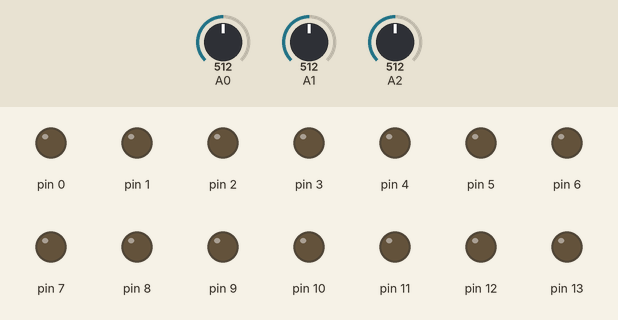
Recording of a sketch running on a simulated Arduino Uno, built with avr-gcc and run on an emulated ATmega328P. Shown: output pins drawn as LEDs (lit = HIGH). The test bench sets the inputs (shaded band); at power-on: A0 = 512, A1 = 512, A2 = 512. The local clock reads 2024-03-15 10:24:30 at power-on unless the sketch sets it.

Above: at 0.1 s.
At 1.1 s:
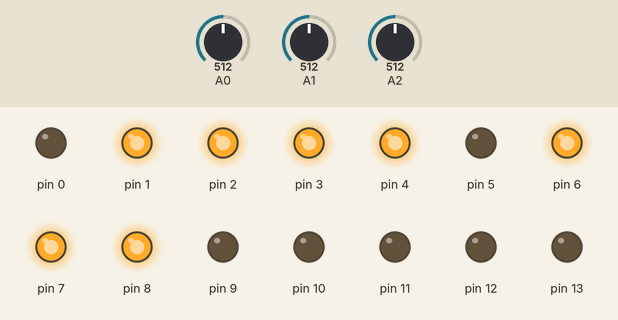
At 3.1 s:
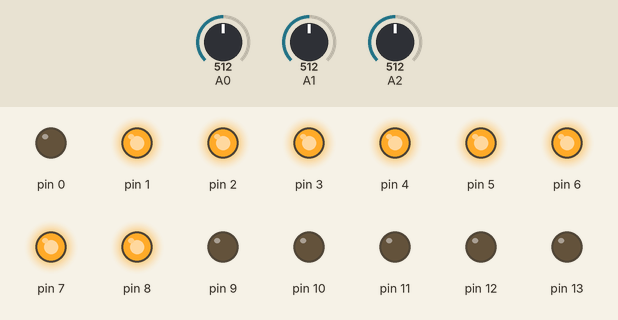
Timing chart, 0 to 4.6 s (numbered marks = the images above):
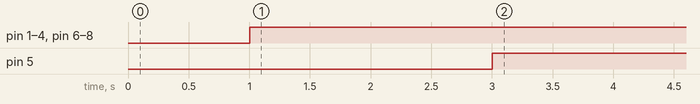

Measured:
- by itself, pin 1–4, pin 6–8: LOW → HIGH at 1.0 s
- by itself, pin 5: LOW → HIGH at 3.0 s

The sketch:

seteInicial.ino
```cpp
#include <RTClib.h>   // incluye libreria para el manejo del modulo RTC
RTC_DS3231 rtc;     // crea objeto del tipo RTC_DS3231
/*Para el relay primera pata positivo segunda va al arduino y tercera al negativo, la referencia es (- + s)*/
void setup() {
    pinMode(0, OUTPUT);
    pinMode(1, OUTPUT);
    pinMode(2, OUTPUT);
    pinMode(3, OUTPUT);
    pinMode(4, OUTPUT);
    pinMode(5, OUTPUT);
    pinMode(6, OUTPUT);
    pinMode(7, OUTPUT);
    pinMode(8, OUTPUT);
    pinMode(9, OUTPUT);
    pinMode(10, OUTPUT);
    pinMode(11, OUTPUT);
    pinMode(12, OUTPUT);
    pinMode(13, OUTPUT);
    //Serial.begin(9600);    // inicializa comunicacion serie a 9600 bps PARA TIEMPO
     if (! rtc.begin()) {       // si falla la inicializacion del modulo
     while (1);         // bucle infinito que detiene ejecucion del programa
     }
    //rtc.adjust(DateTime(__DATE__, __TIME__));
    //Serial.begin(115200);/*Para medir humedad*/
}

void loop() {
  delay(1000);
  DateTime fecha = rtc.now();
  int hora = fecha.hour();
  //logTiempo();
  if(hora > 7 && hora < 20){
    prenderLedAmarilla(1);
    prenderExtractor(1);
    prenderLedVioleta(1);
    prenderLedBlanca(1);
  }else{
    prenderLedAmarilla(0);
    prenderExtractor(0);
    prenderLedVioleta(0);
    prenderLedBlanca(0);
  }
  digitalWrite (0, LOW);/*NADA*/
  digitalWrite (13, LOW);/*NADA*/


  int lecturaA0 = analogRead(A0);/* MEDIDOR BAJO*/
  int lecturaPorcentajeA0 = map(lecturaA0,1023,0,0,100);

  int lecturaA1 = analogRead(A1);/* MEDIDOR MEDIO*/
  int lecturaPorcentajeA1 = map(lecturaA1,1023,0,0,100);

  int lecturaA2 = analogRead(A2);/* MEDIDOR ALTO*/
  int lecturaPorcentajeA2 = map(lecturaA2,1023,0,0,100);


  if(lecturaPorcentajeA0 < 50 && lecturaPorcentajeA1 < 50 && lecturaPorcentajeA2 < 50 ){
    delay(2000);
    prenderValvulaInterior(1);
  }else{
     prenderValvulaInterior(0);
  }
  //logHumedad(lecturaPorcentajeA0,lecturaPorcentajeA1,lecturaPorcentajeA2);
}

int prenderExtractor(int prender){
  if(prender == 1){
    digitalWrite (3, HIGH);/*Extractor*/
  }else{
    digitalWrite (3, LOW);/*Extractor*/
  }
}

int prenderLedAmarilla(int prender){
  if(prender == 1){
    digitalWrite (1, HIGH);/*luz AMARILLA*/
    digitalWrite (6, HIGH);/*Ventilador led AMARILLA*/
  }else{
    digitalWrite (1, LOW);/*luz AMARILLA*/
    digitalWrite (6, LOW);/*Ventilador led AMARILLA*/
  }
}

int prenderLedVioleta(int prender){
  if(prender == 1){
    digitalWrite (2, HIGH);/*luz VIOLETA*/
    digitalWrite (8, HIGH);/*Ventilador led VIOLETA*/
  }else{
    digitalWrite (2, LOW);/*luz VIOLETA*/
    digitalWrite (8, LOW);/*Ventilador led VIOLETA*/
  }
}

int prenderLedBlanca(int prender){
  if(prender == 1){
    digitalWrite (7, HIGH);/*luz BLANCA*/
    digitalWrite (4, HIGH);/*Ventilador led BLANCA*/
  }else{
    digitalWrite (7, LOW);/*luz BLANCA*/
    digitalWrite (4, LOW);/*Ventilador led BLANCA*/
  }
}

int prenderValvulaA(int prender){
   if(prender == 1){
    digitalWrite (9,  HIGH);/*vALVULA A*/
   }else{
    digitalWrite (9,  LOW);/*vALVULA A*/
   }
}
int prenderValvulaB(int prender){
  if(prender == 1){
    digitalWrite (10, HIGH);/*vALVULA B*/
  }else{
    digitalWrite (10, LOW);/*vALVULA B*/
  }
}
int prenderValvulaC(int prender){
  if(prender == 1){
    digitalWrite (11, HIGH);/*vALVULA C*/
  }else{
    digitalWrite (11, LOW);/*vALVULA C*/
  }
}
int prenderValvulaD(int prender){
  if(prender == 1){
    digitalWrite (12, HIGH);/*vALVULA D*/
  }else{
    digitalWrite (12, LOW);/*vALVULA D*/
  }
}
int prenderValvulaInterior(int prender){
  if(prender == 1){
    digitalWrite (5, HIGH);/*vALVULA INTERIOR*/
  }else{
    digitalWrite (5, LOW);/*vALVULA INTERIOR*/
  }
}
/*funcion para loger el tiempo en la consula*/
int logTiempo(){
  DateTime fecha = rtc.now();
  Serial.print(fecha.hour());      // funcion que obtiene la hora de la fecha completa
  Serial.print(":");       // caracter dos puntos como separador
  Serial.println(fecha.minute());      // funcion que obtiene los minutos de la fecha completa
  delay(1000);
}

int logHumedad(int lecturaPorcentajeA0, int lecturaPorcentajeA1, int lecturaPorcentajeA2){
  Serial.print("A0 La humedad es del ");
  Serial.println(lecturaPorcentajeA0);
  Serial.print("A1 La humedad es del ");
  Serial.println(lecturaPorcentajeA1);
  Serial.print("A2 La humedad es del ");
  Serial.println(lecturaPorcentajeA2);
}
```
